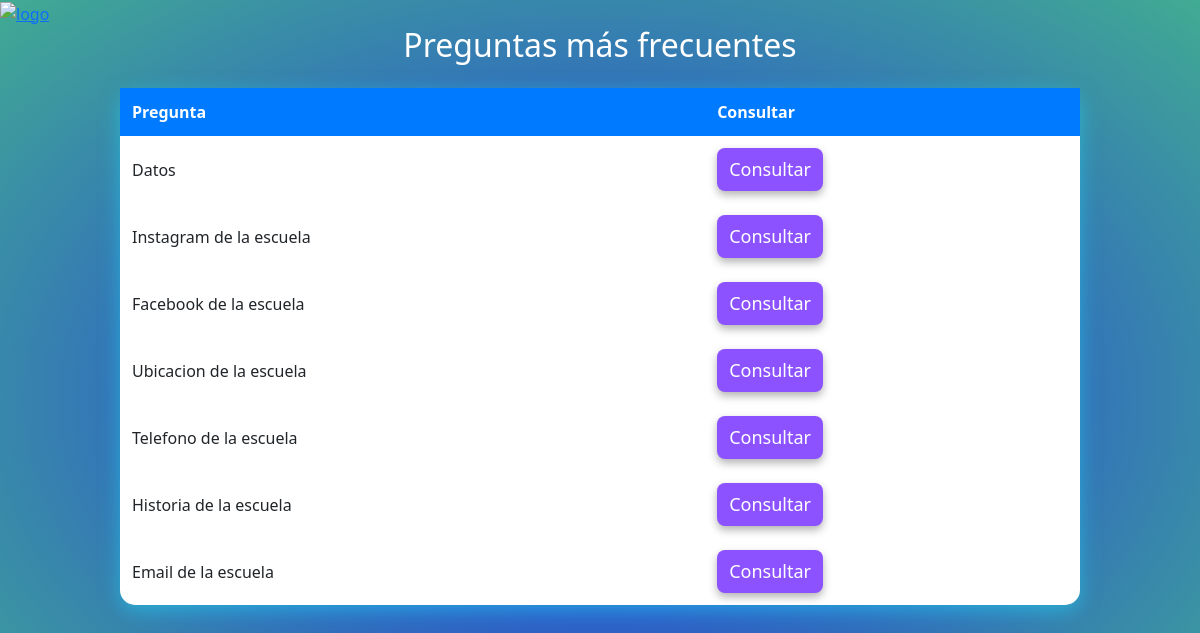
Page /preg_frec.php on the committed database.
### tables this page shows
CREATE TABLE consultas (
    id_consulta INT PRIMARY KEY AUTO_INCREMENT,
    pregunta VARCHAR(255),
    titulo VARCHAR(255),
    respuesta VARCHAR(10000),
    contador INT,
    preg_contestada BOOLEAN
);

### preg_frec.php (the view, shortened to what this page needs)
<?php
include("conexion.php");
$sql = "SELECT id_consulta, titulo, pregunta FROM consultas WHERE preg_contestada = true ORDER BY contador DESC LIMIT 7";
$resultado = $connPHP->query($sql);
?>
<!DOCTYPE html>
<html lang="es">
<head>
    <link rel="stylesheet" href="css/diseño.css">
    <link rel="stylesheet" href="css/bootstrap.min.css">
    <link href="https://cdn.jsdelivr.net/npm/bootstrap@5.3.3/dist/css/bootstrap.min.css" rel="stylesheet">
    <a href="chat.php">
        <img src="../otros/flecha.png" alt="logo" style="width:60px;">
    </a>
</head>
<body>
        <h2 class="text-center mb-4" style="color:white;">Preguntas más frecuentes</h2>
        <table>
            <thead>
                <tr>
                    <th>Pregunta</th>
                    <th>Consultar</th>
                </tr>
            </thead>
            <tbody>
                <?php
                if ($resultado->num_rows > 0) {
                    while ($fila = $resultado->fetch_assoc()) {
                        echo "<tr>";
                        echo "<td>" . ($fila['titulo']) . "</td>";
                        echo "<td>
                            <a href='chat.php?titulo=" . urlencode($fila['pregunta']) . "' class='btn-inicio'>Consultar</a>
                        </td>";
                        echo "</tr>";
                    }
                } else {
                    echo "<tr><td colspan='2' class='text-center'>no se ingresaron preguntas.</td></tr>";
                }
                ?>
            </tbody>
        </table>
</body>
</html>

### css/diseño.css (style rules this page uses)
body { background: radial-gradient(ellipse, #212fe8, #41ab92); background-repeat: no-repeat; height: 100%; margin: 0; background-attachment: fixed; font-family: Arial, sans-serif; }
.btn-inicio, .btn-cerrar { background-color: #8c52ff !important; color: white !important; border: none; padding: 8px 12px; font-size: 18px; border-radius: 8px; cursor: pointer; opacity: 1 !important; box-shadow: 0 4px 8px rgba(0, 0, 0, 0.3); transition: background 0.3s ease, transform 0.2s ease; text-decoration: none; display: inline-block; }

### preg_frec.php (style rules this page uses)
table { width: 80%; margin: auto; border-collapse: collapse; background-color: #fff; border-radius: 15px; box-shadow: 0 6px 20px rgba(32, 221, 250, 0.5); }
th, td { padding: 12px; text-align: left; }
th { background-color: #007BFF; color: white; }

### rows in the picture
consultas: titulo "Datos"
consultas: titulo "Instagram de la escuela"
consultas: titulo "Facebook de la escuela"
consultas: titulo "Ubicacion de la escuela"
consultas: titulo "Telefono de la escuela"
consultas: titulo "Historia de la escuela"
consultas: titulo "Email de la escuela"
